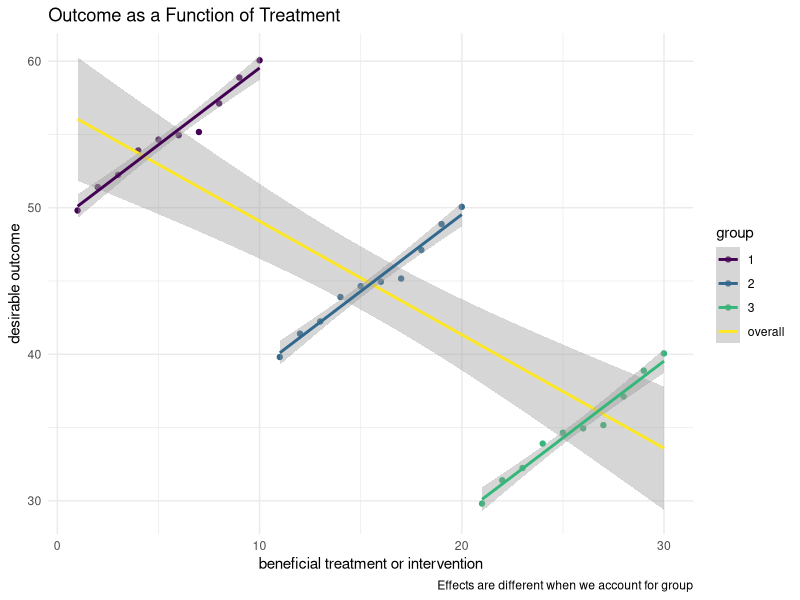

Generate this figure with R:
## ---- chunk 1

library(ggplot2) # beautiful graphs

## ---- chunk 2

e <- rnorm(10, 0, 1) # error

# group 1

group1 <- rep(1, 10)

x1 <- seq(1,10)

y1 <- 50 + x1 + e

# group 2

group2 <- rep(2, 10)

x2 <- seq(11, 20)

y2 <- 30 + x2 + e

# group 3

group3 <- rep(3, 10)

x3 <- seq(21, 30)

y3 <- 10 + x3 + e

# combine into a dataframe

x <- c(x1, x2, x3)

y <- c(y1, y2, y3)

group <- factor(c(group1, group2, group3))

mydata <- data.frame(x, y, group) 

## ---- chunk 3

ggplot(mydata, 
             aes(x = x,
                 y = y)) + 
  geom_point(aes(color = group)) + # points with group color
  geom_smooth(method = "lm", 
              aes(color = "overall")) + # overall smoother
  geom_smooth(aes(color = group), # smoothers with group color
              method = "lm") + 
  scale_color_viridis_d(option = "viridis") +
  labs(title = "Outcome as a Function of Treatment",
       x = "beneficial treatment or intervention",
       y = "desirable outcome",
       caption = "Effects are different when we account for group") +
  theme_minimal()


